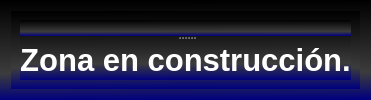
      <widget class="QWidget" name="tab_3">
       <property name="enabled">
        <bool>true</bool>
       </property>
       <property name="autoFillBackground">
        <bool>false</bool>
       </property>
       <property name="styleSheet">
        <string notr="true">background-color: qlineargradient(spread:pad, x1:0.489, y1:1, x2:0.477, y2:0, stop:0 rgba(0, 0, 127, 255), stop:0.272727 rgba(60, 60, 60, 255), stop:1 rgba(0, 0, 0, 255));
color: rgb(255, 255, 255);</string>
       </property>
       <attribute name="title">
        <string>Otros</string>
       </attribute>
       <layout class="QGridLayout" name="gridLayout_6">
        <item row="0" column="0">
         <widget class="QWidget" name="widget_construccion" native="true">
          <property name="enabled">
           <bool>true</bool>
          </property>
          <property name="styleSheet">
           <string notr="true">background-color: qlineargradient(spread:pad, x1:0.489, y1:1, x2:0.477, y2:0, stop:0 rgba(0, 0, 127, 255), stop:0.272727 rgba(60, 60, 60, 255), stop:1 rgba(0, 0, 0, 255));
color: rgb(255, 255, 255);</string>
          </property>
          <layout class="QGridLayout" name="gridLayout_4">
           <item row="0" column="0">
            <widget class="QSplitter" name="splitter">
             <property name="orientation">
              <enum>Qt::Vertical</enum>
             </property>
             <widget class="QWidget" name="">
              <layout class="QHBoxLayout" name="horizontalLayout_4">
               <item>
                <widget class="QWidget" name="widget_2" native="true">
                 <property name="styleSheet">
                  <string notr="true">background-color: rgb(0, 0, 0, 0);</string>
                 </property>
                </widget>
               </item>
               <item>
                <widget class="QLabel" name="label_constuccion1">
                 <property name="enabled">
                  <bool>true</bool>
                 </property>
                 <property name="styleSheet">
                  <string notr="true">background-color: rgb(0, 0, 0, 0);</string>
                 </property>
                 <property name="pixmap">
                  <pixmap resource="res.qrc">:/new/prefix1/res/PAGINA.png</pixmap>
                 </property>
                 <property name="scaledContents">
                  <bool>true</bool>
                 </property>
                 <property name="alignment">
                  <set>Qt::AlignCenter</set>
                 </property>
                 <property name="wordWrap">
                  <bool>false</bool>
                 </property>
                 <property name="openExternalLinks">
                  <bool>false</bool>
                 </property>
                </widget>
               </item>
               <item>
                <widget class="QWidget" name="widget" native="true">
                 <property name="styleSheet">
                  <string notr="true">background-color: rgb(0, 0, 0, 0);</string>
                 </property>
                </widget>
               </item>
              </layout>
             </widget>
             <widget class="QLabel" name="label_construccion2">
              <property name="font">
               <font>
                <pointsize>23</pointsize>
                <weight>75</weight>
                <bold>true</bold>
               </font>
              </property>
              <property name="styleSheet">
               <string notr="true">background-color: rgb(0, 0, 0, 0);</string>
              </property>
              <property name="text">
               <string>Zona en construcción.</string>
              </property>
              <property name="alignment">
               <set>Qt::AlignCenter</set>
              </property>
             </widget>
            </widget>
           </item>
          </layout>
          <zorder>label_constuccion1</zorder>
          <zorder>label_construccion2</zorder>
          <zorder>widget</zorder>
          <zorder>widget_2</zorder>
         </widget>
        </item>
       </layout>
      </widget>
